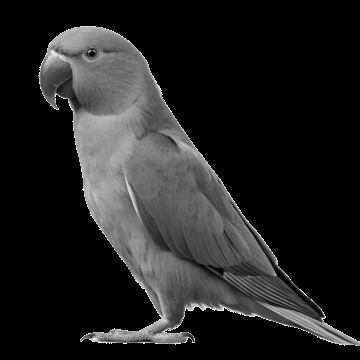
#> input picture lab-4/image.png, 360 x 360 px
$ jupyter execute Untitled-2.ipynb
#> lines starting #> are read from the running program, lines starting #| are printed output that depends on the picture; after the words box and inside, x2 and y2 are one past the last pixel; in counts of white or black regions, pixels touching at a corner belong together
[cell 1]
#Task - 1
import cv2

[cell 2]
# Load the image in grayscale
img = cv2.imread('image.png', cv2.IMREAD_GRAYSCALE)
#> img is the input picture: shape (360, 360); min 0, max 255, mean 34.3

[cell 3]
# Set the threshold values
threshold_values = [0, 50, 100, 150, 200]

[cell 4]
# Apply thresholding with different threshold values
for threshold_value in threshold_values:
    ret, thresh = cv2.threshold(img, threshold_value, 255, cv2.THRESH_BINARY)
    cv2.imshow(f'Thresholded Image ({threshold_value})', thresh)
#> this loop made 5 passes
#> ret on passes 1 to 5: 0, 50, 100, 150, 200
#> pass 1, `ret, thresh = cv2.threshold(img, threshold_value, 255, cv2.THRESH_BINA..`:
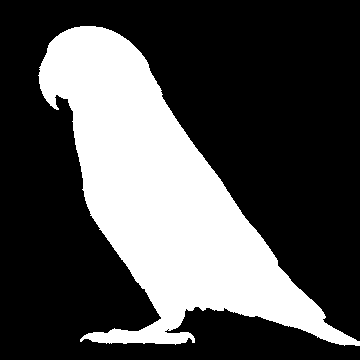
#> thresh: shape (360, 360); 30.9% white; 1 white region, box (x1, y1, x2, y2) and area: (38, 26, 360, 346) 40004

[cell 5]
# Display the original image
cv2.imshow('Original Image', img)
cv2.waitKey(0)
cv2.destroyAllWindows()

[cell 6]
#Task - 2
#1: Load necessary libraries
import matplotlib
import matplotlib.pyplot as plt
import numpy as np

from skimage import data, img_as_float
from skimage import exposure

[cell 7]
#2: Load moon image
img = data.moon()
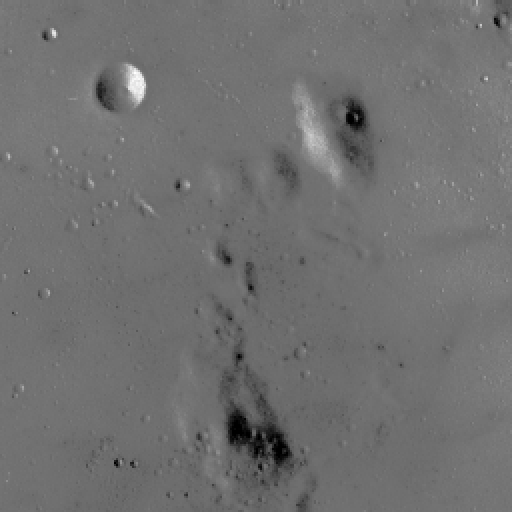
#> input picture skimage.data.moon(), 512 x 512 px
#> img is the input picture: shape (512, 512); min 0, max 255, mean 112.2

[cell 8]
#3: Rescale intensity values to include all the intensities that fall within the 2nd and 98th percentiles
# Contrast stretching
p2, p98 = np.percentile(img, (2, 98))
#> p2 = 78; p98 = 129
img_rescale = exposure.rescale_intensity(img, in_range=(p2, p98))
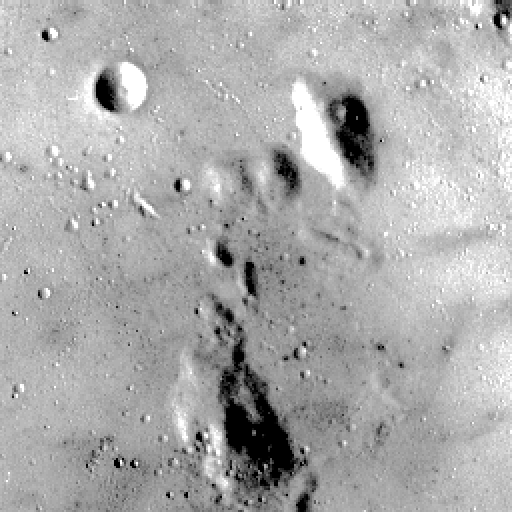
#> img_rescale: shape (512, 512); min 0, max 255, mean 171.5

[cell 9]
#4: Display the image with its histogram of (step#2) and (step#3)
fig = plt.figure(figsize=(10, 7))
fig.add_subplot(2, 1, 1)
plt.imshow(img, cmap = 'gray')
plt.axis('off')
plt.title('Original image')
fig.add_subplot(2, 1, 2)
plt.hist(img.flat, bins = 256, range=(0, 255))
plt.xlabel('gray level values')
plt.ylabel('Number of pixels')
plt.show()
#> figure, not shown here; panel 2: tallest bar 23296 high, from x = 114.6 to 115.5
fig = plt.figure(figsize=(10, 7))
fig.add_subplot(2, 1, 1)
plt.imshow(img_rescale, cmap = 'gray')
plt.axis('off')
plt.title('Contrast stretch')
fig.add_subplot(2, 1, 2)
plt.hist(img_rescale.flat, bins = 256, range=(0, 255))
plt.xlabel('gray level values')
plt.ylabel('Number of pixels')
plt.show()
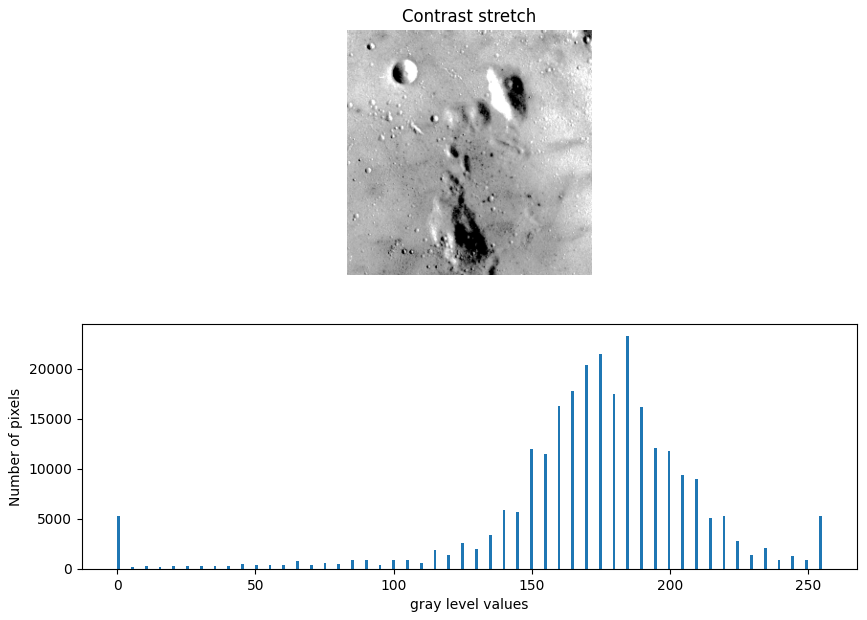
#> figure drawn by matplotlib, 2 panels; panel 2: tallest bar 23296 high, from x = 184.3 to 185.3

[cell 10]
#4- Assessment
#Task - 1

# Use the built-in moon image
img = data.moon()

[cell 11]
# 1. Get intensity values for 3rd and 80th percentiles
p3, p80 = np.percentile(img, (3, 80))
#> p3 = 87; p80 = 118

# 2. Clip values to that range
img_clipped = np.clip(img, p3, p80)

# 3. Rescale/Normalize to the full 0-255 range
img_rescaled = cv2.normalize(img_clipped, None, 0, 255, cv2.NORM_MINMAX)
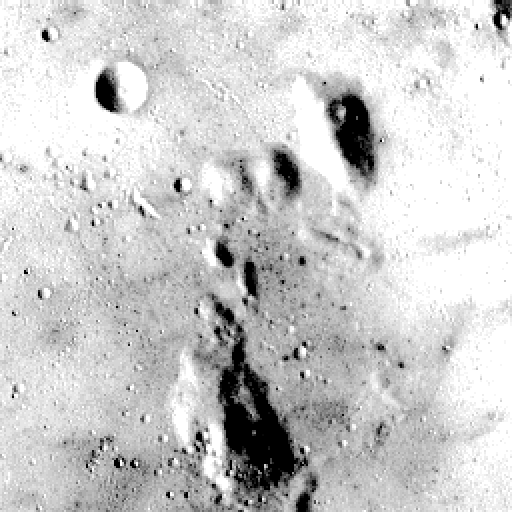
#> img_rescaled: shape (512, 512) float64; min 3.73e-14, max 255, mean 204.1

[cell 12]
#Plot Rescaled Image

plt.imshow(img_rescaled, cmap='gray')
plt.title('Rescaled Moon (3rd-80th Percentile)')
plt.axis('off')
plt.show()

[cell 13]
#Plot Histogram
# .ravel() turns the 2D image into a 1D array for the histogram
plt.hist(img_rescaled.ravel(), bins=256, range=[0, 256], color='black')
plt.title('Histogram of Rescaled Intensities')
plt.xlabel('Pixel Intensity')
plt.ylabel('Count')
plt.show()
#> figure, not shown here; tallest bar 55088 high, from x = 255 to 256

[cell 14]
#Task - 2
# Apply global histogram equalization
img_equalized = exposure.equalize_hist(img)
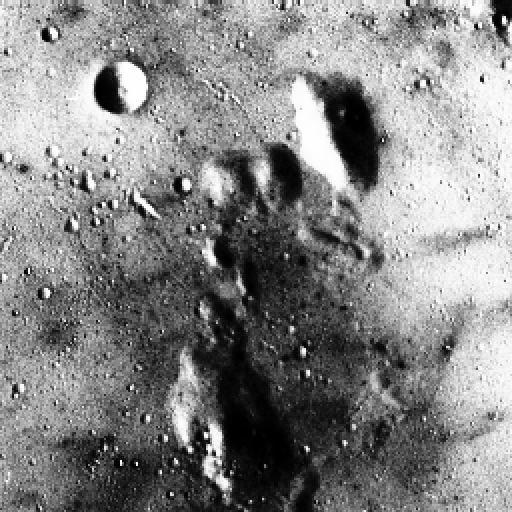
#> img_equalized: shape (512, 512) float64; min 0.000916, max 1, mean 0.525

[cell 15]
# Note: equalize_hist returns values between 0.0 and 1.0 (float)
# We multiply by 255 if we want to view it in standard 8-bit range
img_equalized_8bit = (img_equalized * 255).astype('uint8')

[cell 16]
plt.imshow(img_equalized_8bit, cmap='gray')
plt.title('Moon Image after Histogram Equalization')
plt.axis('off')
plt.show()

[cell 17]
# Plotting the histogram of the equalized image
plt.hist(img_equalized_8bit.ravel(), bins=256, range=[0, 256], color='black')
plt.title('Flattened Histogram')
plt.xlabel('Pixel Intensity')
plt.ylabel('Count')
plt.show()
#> figure, not shown here; tallest bar 23296 high, from x = 173 to 174

[cell 18]
# Load the source (image to be changed) and reference (target histogram)
source = data.chelsea()  # The cat
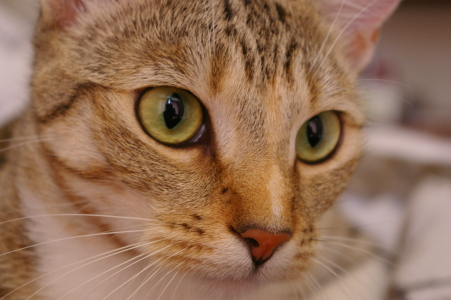
#> input picture skimage.data.chelsea(), 451 x 300 px
#> source is the input picture: shape (300, 451, 3); mean R, G, B 147.7, 111.4, 86.8
reference = data.rocket() # The rocket
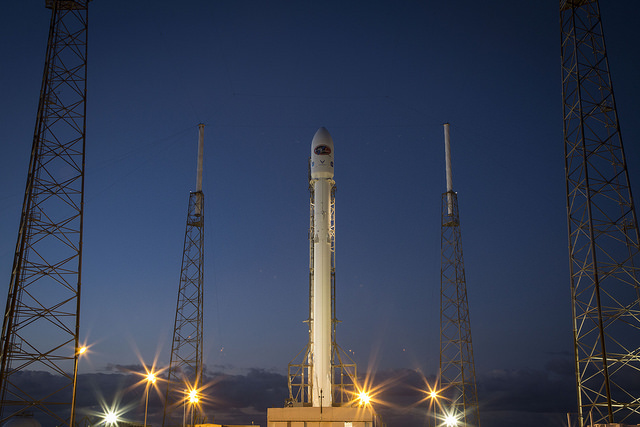
#> input picture skimage.data.rocket(), 640 x 427 px
#> reference is the input picture: shape (427, 640, 3); mean R, G, B 52.3, 61.3, 82.3

[cell 19]
# Match the source image to the reference image
# If the images are in color, channel_axis=-1 matches each color channel
matched = exposure.match_histograms(source, reference, channel_axis=-1)
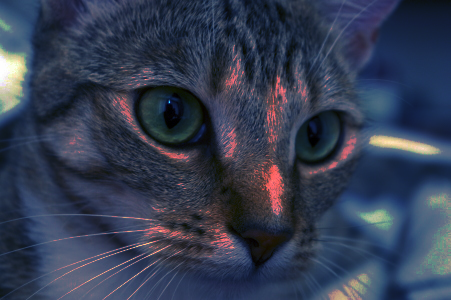
#> matched: shape (300, 451, 3); mean R, G, B 52.1, 60.8, 81.7

[cell 20]
fig, (ax1, ax2, ax3) = plt.subplots(1, 3, figsize=(15, 5))

ax1.imshow(source)
ax1.set_title('Source (Chelsea)')
ax1.axis('off')

ax2.imshow(reference)
ax2.set_title('Reference (Rocket)')
ax2.axis('off')

ax3.imshow(matched)
ax3.set_title('Matched Result')
ax3.axis('off')

plt.tight_layout()
plt.show()

[cell 21]
# Flattening arrays to plot color histograms
fig, ax = plt.subplots(figsize=(10, 5))

ax.hist(source.ravel(), bins=256, color='red', alpha=0.3, label='Source')
ax.hist(reference.ravel(), bins=256, color='blue', alpha=0.3, label='Reference')
ax.hist(matched.ravel(), bins=256, color='green', alpha=0.3, label='Matched')

ax.set_title('Histogram Comparison')
ax.legend()
plt.show()
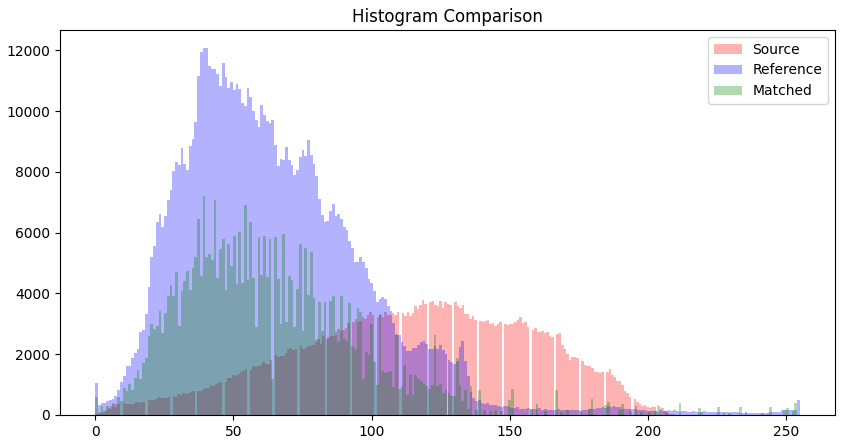
#> figure drawn by matplotlib, 1 panel; tallest bar 3773 high, from x = 118.2 to 119.1; tallest bar 12070 high, from x = 39.84 to 40.84; tallest bar 7206 high, from x = 38.85 to 39.84
